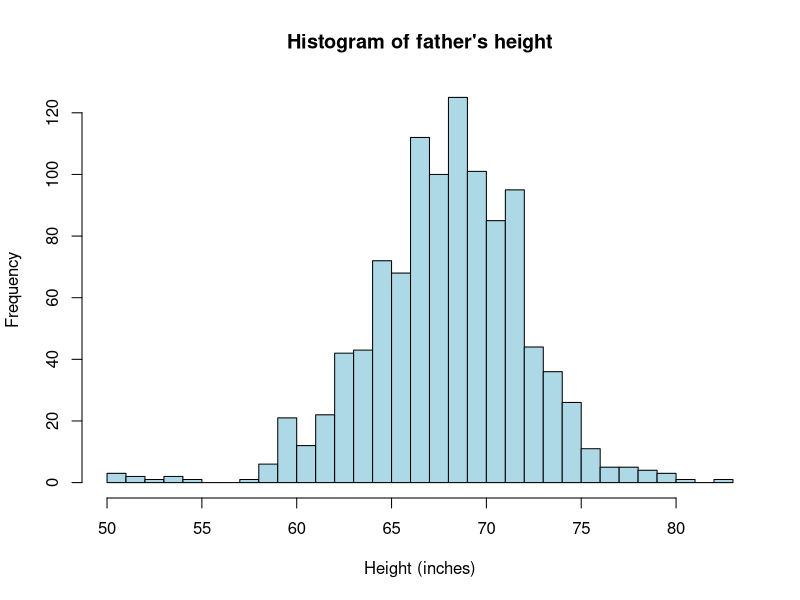

Write R code to recreate this figure.
install.packages("dslabs")
library(dslabs)
library(dplyr)
data("heights")
h<-heights$height

hist(h,breaks=seq(floor(min(h)),ceiling(max(h)),1),col="lightblue",main="Histogram of father's height",xlab="Height (inches)")
